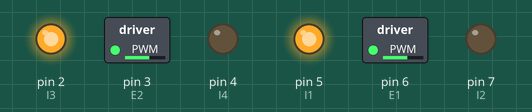
Bench run of a sketch on a simulated Arduino Uno, built with avr-gcc and run on an emulated ATmega328P. Parts: switched loads named in the sketch (green lamp = pin HIGH), output pins drawn as LEDs (lit = HIGH).

Above: at 0.05 s.
At 4.15 s:
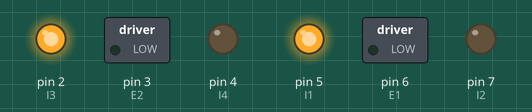
At 6.25 s:
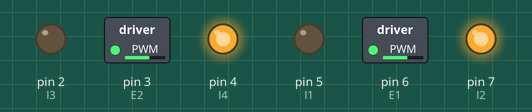
At 8.35 s:
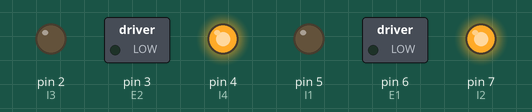
Timing chart, 0 to 10.9 s (numbered marks = the images above):
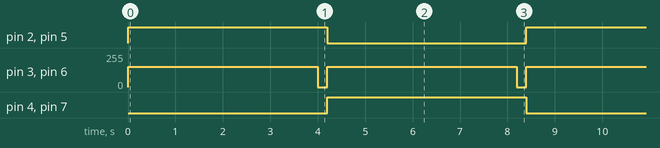

The sketch:

h_bridge_test.ino
```cpp
#define E1 6  // Enable Pin for motor 1
#define E2 3  // Enable Pin for motor 2

#define I1 5  // Control pin 1 for motor 1
#define I2 7  // Control pin 2 for motor 1
#define I3 2  // Control pin 1 for motor 2
#define I4 4  // Control pin 2 for motor 2

void setup() {

    pinMode(E1, OUTPUT);
    pinMode(E2, OUTPUT);

    pinMode(I1, OUTPUT);
    pinMode(I2, OUTPUT);
    pinMode(I3, OUTPUT);
    pinMode(I4, OUTPUT);
}

void loop() {

    digitalWrite(I1, HIGH);
    digitalWrite(I2, LOW);
    digitalWrite(I3, HIGH);
    digitalWrite(I4, LOW);

    analogWrite(E1, 153); // Run in half speed
    analogWrite(E2, 153); // Run in half speed

    delay(4000);

    // change direction

    digitalWrite(E1, LOW);
    digitalWrite(E2, LOW);

    delay(200);

    digitalWrite(I1, LOW);
    digitalWrite(I2, HIGH);
    digitalWrite(I3, LOW);
    digitalWrite(I4, HIGH);

    analogWrite(E1, 153); // Run in half speed
    analogWrite(E2, 153); // Run in half speed

    delay(4000);

        // change direction

    digitalWrite(E1, LOW);
    digitalWrite(E2, LOW);

    delay(200);
}
```

Measured:
- by itself, pin 2 (I3), pin 4 (I4), pin 5 (I1), pin 7 (I2): alternates HIGH for 4.2 s and LOW for 4.2 s
- by itself, pin 3 (E2), pin 6 (E1): alternates 153/255 for 4.0 s and 0/255 for 0.20 s
